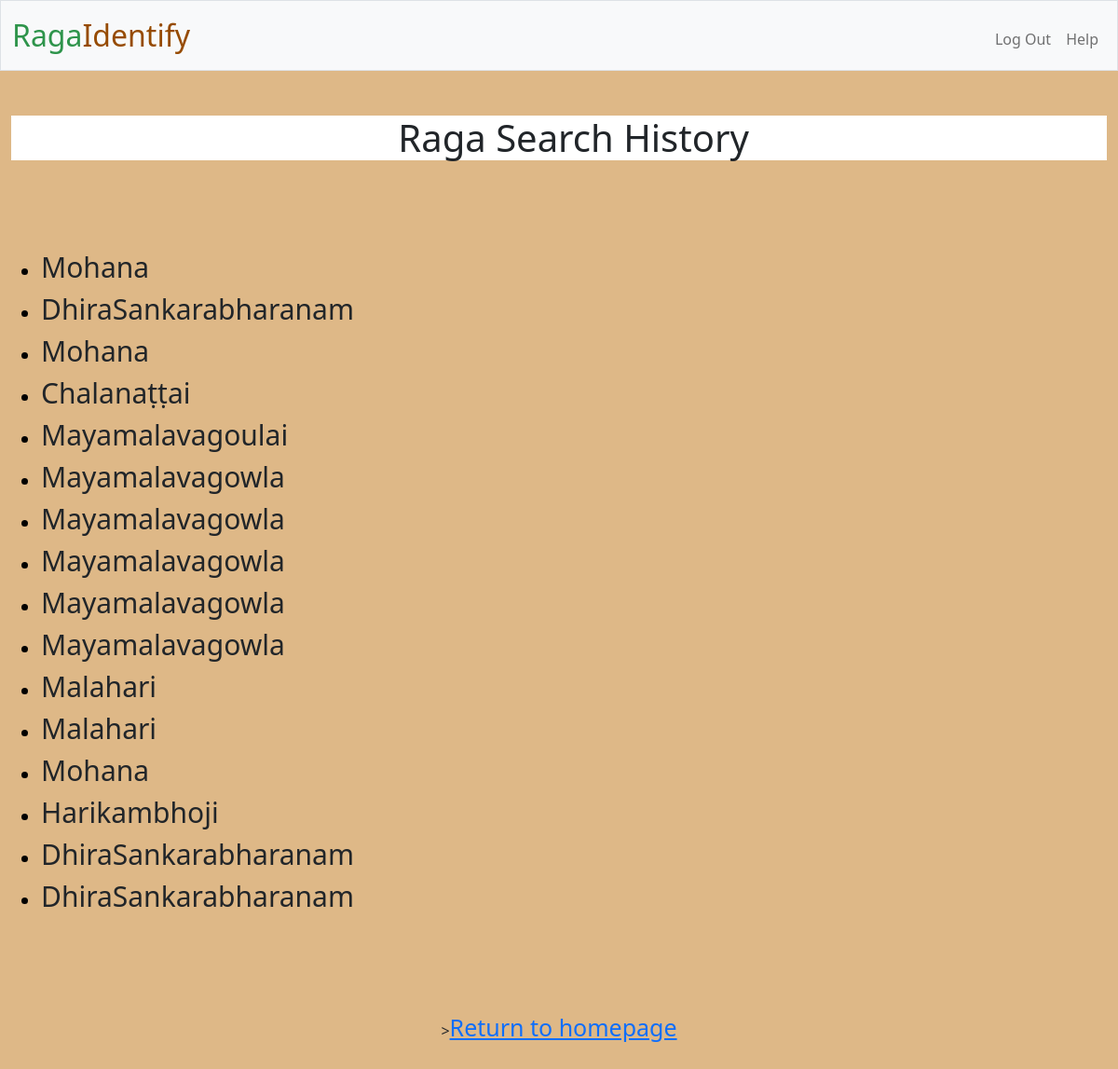
The page /history (signed in) on the database its author committed.
### tables this page shows
CREATE TABLE raga_searches (id INTEGER PRIMARY KEY AUTOINCREMENT NOT NULL, user_id INTEGER NOT NULL, ragam TEXT NOT NULL, FOREIGN KEY(user_id) REFERENCES users(id));

### app.py (the view)
@app.route("/history")
@login_required
def history():
    raga_search_history = db.execute("SELECT * FROM raga_searches WHERE user_id=?",session["user_id"])
    return render_template("history.html",raga_search_history=raga_search_history)

### app.py (called while the page is built)
@app.after_request
def after_request(response):
    response.headers["Cache-Control"] = "no-cache, no-store, must-revalidate"
    response.headers["Expires"] = 0
    response.headers["Pragma"] = "no-cache"
    return response

### helpers.py (called while the page is built)
def login_required(f):
    @wraps(f)
    def decorated_function(*args, **kwargs):
        if session.get("user_id") is None:
            return redirect("/login")
        return f(*args, **kwargs)
    return decorated_function

### templates/history.html (shortened to what this page needs)
{% extends "layout.html" %}
{% block main %}
<div class="header">
    <h1>&nbsp;&nbsp;&nbsp;Raga Search History</h1>
</div>
<p>
<ul style="font-size: 30px; text-align:left;">
    {% for search in raga_search_history %}
        <li>{{ search["ragam"] }}</li>
    {% endfor %}
</ul>
</p>
    ><a href="/" style="font-size: 25px">Return to homepage</a>
{% endblock %}

### templates/layout.html (shortened to what this page needs)
<!DOCTYPE html>
<html lang="en">
    <head>
        <link href="https://cdn.jsdelivr.net/npm/bootstrap@5.1.3/dist/css/bootstrap.min.css" rel="stylesheet">
        <link href="/static/styles.css" rel="stylesheet">
    </head>
    <body style="background-color:BurlyWood;>
        <nav class="bg-light border navbar navbar-expand-md navbar-light">
            <div class="container-fluid">
                <a class="navbar-brand" href="/"><span class="green">Raga</span><span class="brown">Identify</span></a>
                <div class="collapse navbar-collapse" id="navbar">
                    {% if session["user_id"] %}
                            <ul class="navbar-nav ms-auto mt-2">
                                <li class="nav-item"><a class="nav-link" href="/logout">Log Out</a></li>
                                <li class="nav-item"><a class="nav-link" href="/help">Help</a></li>
                            </ul>
                    {% else %}
                        <ul class="navbar-nav ms-auto mt-2">
                            <li class="nav-item"><a class="nav-link" href="/register">Register</a></li>
                            <li class="nav-item"><a class="nav-link" href="/login">Log In</a></li>
                            <li class="nav-item"><a class="nav-link" href="/help">Help</a></li>
                        </ul>
                    {% endif %}
                </div>
            </div>
        </nav>
        <main class="container-fluid py-5 text-center">
            {% block main %}{% endblock %}
        </main>
    </body>
</html>

### static/styles.css (style rules this page uses)
nav .navbar-brand { font-size: xx-large; }
nav .navbar-brand .green { color: #2e944b; }
nav .navbar-brand .brown { color: #964B00; }
h1 { background-color: white; }
p { color: black; font-family: 'Source Sans Pro', sans-serif; font-size: 18px; line-height: 32px; margin: 0 0 24px; padding: 30px; font-size: 23px; }
li::marker { font-size: 70%; color: black; vertical-align: bottom; }

### rows shown on the page
raga_searches: ragam "Mohana"
raga_searches: ragam "DhiraSankarabharanam"
raga_searches: ragam "Mohana"
raga_searches: ragam "Chalanaṭṭai"
raga_searches: ragam "Mayamalavagoulai"
raga_searches: ragam "Mayamalavagowla"
raga_searches: ragam "Mayamalavagowla"
raga_searches: ragam "Mayamalavagowla"
raga_searches: ragam "Mayamalavagowla"
raga_searches: ragam "Mayamalavagowla"
raga_searches: ragam "Malahari"
raga_searches: ragam "Malahari"
raga_searches: ragam "Mohana"
raga_searches: ragam "Harikambhoji"
raga_searches: ragam "DhiraSankarabharanam"
raga_searches: ragam "DhiraSankarabharanam"
